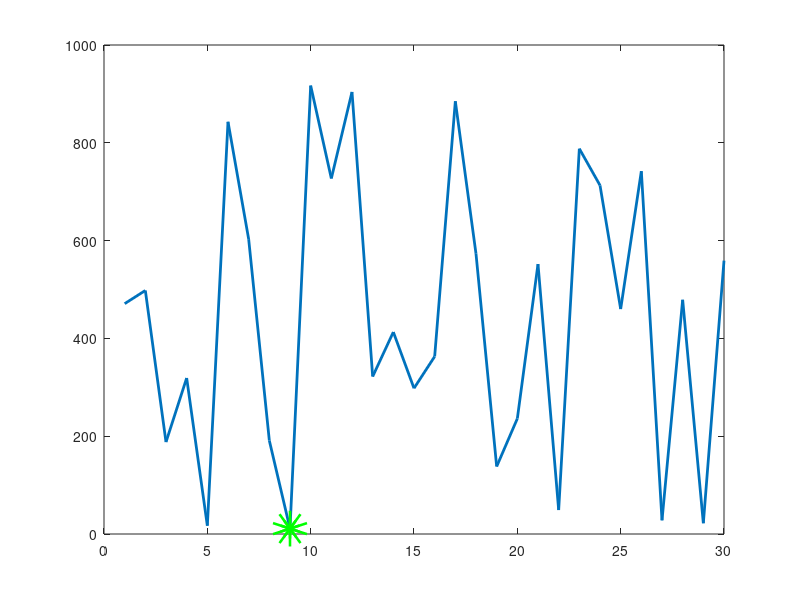

The MATLAB script that drew this image:
clear;

n = 30;
A = randi([1 1000], n, 1)
s = 1000;

for i = 1 : n
    if A(i) < s
        s = A(i);
        m = i
    endif
end

[s m]

clf;

plot(A, "linewidth", 2);
hold on
plot(m, A(m), "go", "linewidth", 20)

